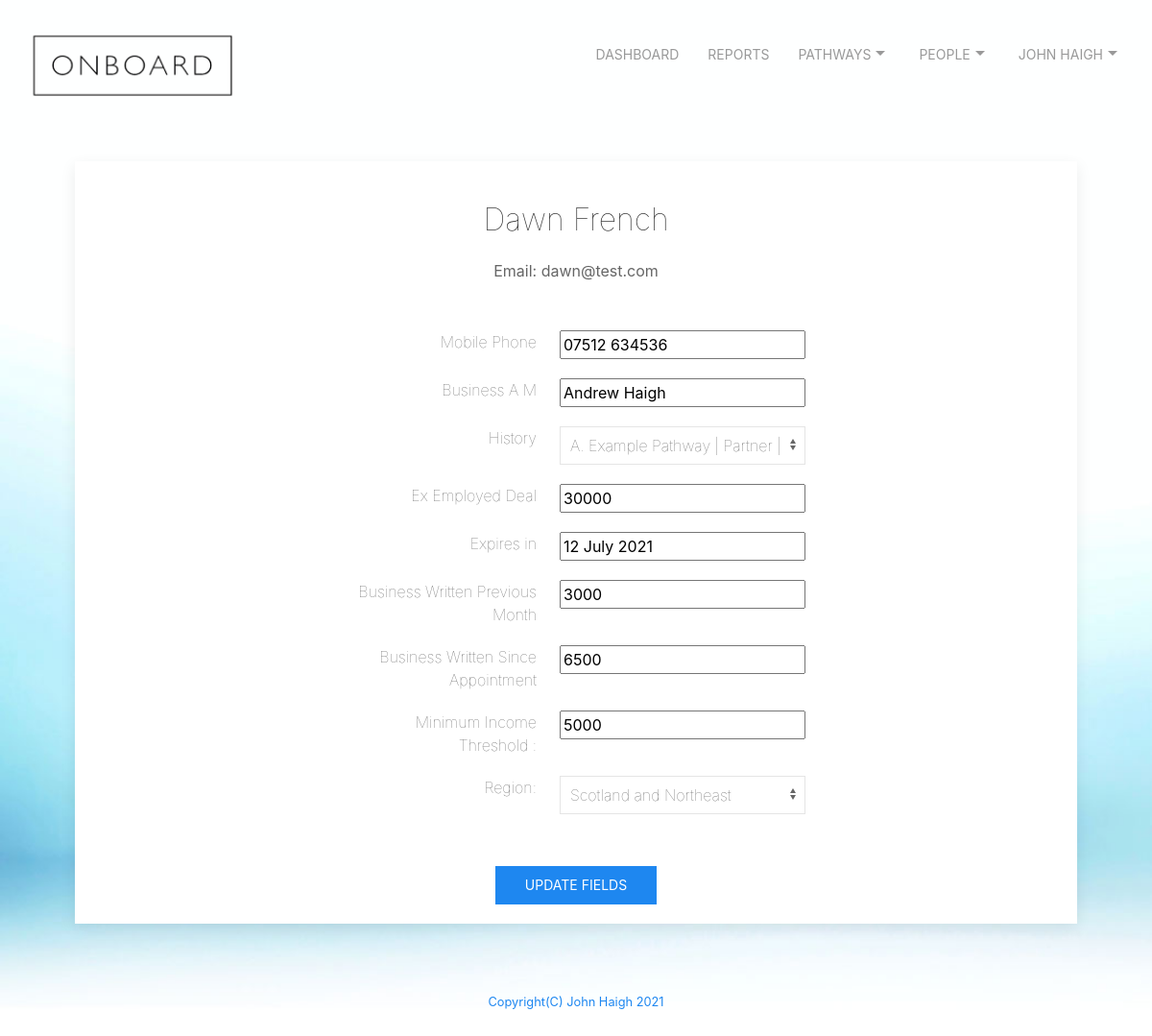
/updatefields?name=dawn@test.com (signed in), run on an earlier commit of the app's database.
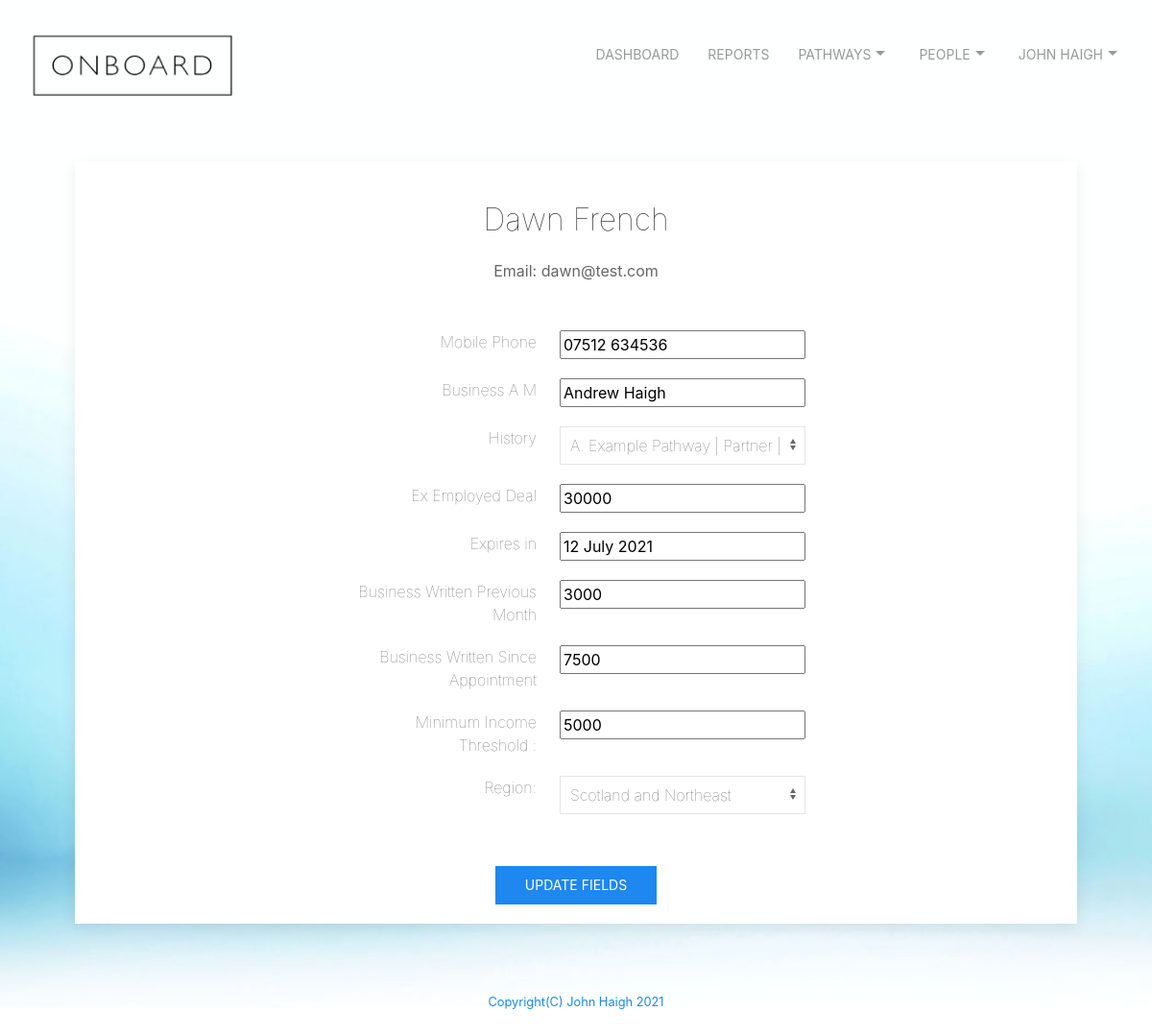
And on a later commit of the database.
### tables this page shows
CREATE TABLE "people" (
	"id"	integer NOT NULL,
	"firstname"	text NOT NULL,
	"lastname"	text NOT NULL,
	"mobile"	text NOT NULL,
	"email"	text NOT NULL,
	"pdm"	text NOT NULL,
	"bam"	text,
	"pathwayEnrolled"	text,
	"pathwayEnrolledDate"	text,
	"pathwayEnrolledPosition"	text,
	"pathwayEnrolledProgress"	integer,
	"pathwayEnrolledPositionDate"	text,
	"history"	text,
	"exEmployedDeal"	text,
	"exEmployedDealExpiry"	text,
	"businessWrittenPreviousMonth"	integer,
	"businessWrittenYearToDate"	integer,
	"daysinpathway"	integer,
	"estcompletion"	text,
	"score"	int,
	"minincome"	int,
	"practice"	text,
	"dateappointed"	text,
	"dayssinceappointment"	int,
	"appointed"	int,
	"region"	int,
	"completed"	INTEGER,
	PRIMARY KEY("id")
);

### app.py (the view, shortened to what this page needs)
@app.route("/updatefields", methods=["GET", "POST"])
@login_required
def updatefields():
    if request.method == "GET":
        db = SQL("sqlite:///onboard.db")
        info = db.execute("SELECT * FROM users WHERE id = ?", session["user_id"])
        username = info[0]['email']
        firstname = info[0]['firstname']
        lastname = info[0]['lastname']
        personemail = request.args.get('name')
        fullname = firstname + ' ' + lastname
        rows = db.execute("SELECT DISTINCT * FROM people WHERE email = ?", personemail)
        lanes = db.execute("SELECT pathwayName FROM pathways WHERE email = ? ORDER by pathwayName", username)
        return render_template("updatefields.html", FullName = fullname, rows = rows, lanes = lanes)

### app.py (called while the page is built)
@app.after_request
def after_request(response):
    response.headers["Cache-Control"] = "no-cache, no-store, must-revalidate"
    response.headers["Expires"] = 0
    response.headers["Pragma"] = "no-cache"
    return response

def login_required(f):
    @wraps(f)
    def decorated_function(*args, **kwargs):
        if session.get("user_id") is None:
            return redirect("/login")
        return f(*args, **kwargs)
    return decorated_function

### templates/updatefields.html (shortened to what this page needs)
{% extends "layout.html" %}
{% block main %}
<div class="uk-card uk-card-default uk-card-small">
  <div class="uk-text-center uk-card-body">
    <div class="uk-text-center uk-card-body">
      <h2 class="uk-text uk-text-lighter">{{ rows[0]["firstname"] }} {{ rows[0]['lastname'] }}</h2>
      <p>Email: {{ rows[0]['email'] }}</p>
    </div>
    <div class="center">
      <table class="uk-table uk-table-small uk-text uk-text-lighter">
        <form method="POST">
          <thead>
            <th class="uk-table uk-table-small"></th>
            <th class="uk-table uk-table-small"></th>
          </thead>
          <tr>
            <td style="text-align: right;">Mobile Phone</td>
            <td><input type="text" name="mobile" value="{{ rows[0]['mobile'] }}"></td>
          </tr>
            <td style="text-align: right;">Business A M</td>
            <td><input type="text" name="bam" value="{{ rows[0]['bam'] }}"></td>
          <tr>
            <td style="text-align: right;">History</td>
            <td>
              <select class="uk-select" name="history">
                {% for lanes in lanes %}
                <option>{{ lanes['pathwayName'] }}</option>
                {% endfor %}
              </select>
            </td>
          </tr>
          <tr>
            <td style="text-align: right;">Ex Employed Deal</td>
            <td><input type="text" name="exemployeddeal" value="{{ rows[0]['exEmployedDeal'] }}"></td>
          </tr>
          <tr>
            <td style="text-align: right;">Expires in</td>
            <td><input type="text" name="exemployeddealexpiry" value="{{ rows[0]['exEmployedDealExpiry'] }}"></td>
          </tr>
          <tr>
            <td style="text-align: right;">Business Written Previous Month</td>
            <td><input type="text" name="businessWrittenPreviousMonth" value="{{ rows[0]['businessWrittenPreviousMonth'] }}"></td>
          </tr>
          <tr>
            <td style="text-align: right;">Business Written Since Appointment</td>
            <td><input type="text" name="businessWrittenYearToDate" value="{{ rows[0]['businessWrittenYearToDate'] }}"></td>
          </tr>
          <tr>
            <td style="text-align: right;">Minimum Income Threshold :</td>
            <td><input type="text" name="minincome" value="{{ rows[0]['minincome'] }}"></td>
          </tr>
          <tr>
            <td style="text-align: right;">Region:</td>
            <td>
              <select class="uk-select" name="region">
                <option>Scotland and Northeast</option>
              </select>
            </td>
          </tr>
          </table>
          <br />
          <button class="uk-button uk-button-primary" type="submit">Update Fields</button>
          <br />
    </div>
  </div>
</div>
{% endblock %}

What changed in the data, as far as the page shows it:
changed people "Dawn": businessWrittenYearToDate "6500" → "7500"
